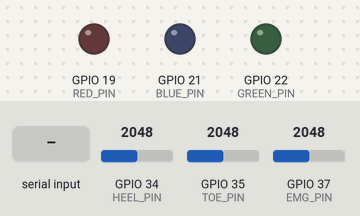
Bench run of a sketch on a simulated ESP32. Shown: output pins drawn as LEDs (lit = HIGH). The test bench sets the inputs (shaded band); at power-on: GPIO 34 (HEEL_PIN) = 2048, GPIO 35 (TOE_PIN) = 2048, GPIO 37 (EMG_PIN) = 2048. Nothing arrives over Bluetooth unless stated; what the sketch prints to the serial monitor is not drawn.

Above: at 1.2 s.
1.3 s: "GREEN\n" received over the second serial link
At 2.3 s:
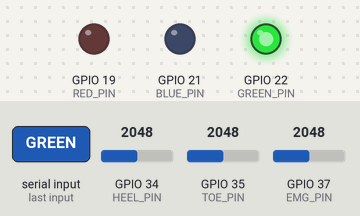
2.9 s: "RED\n" received over the second serial link
At 3.4 s:
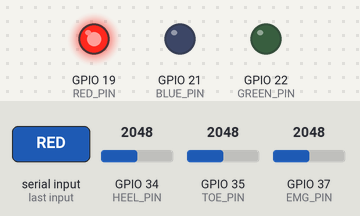
4.4 s: "BLUE\n" received over the second serial link
At 4.9 s:
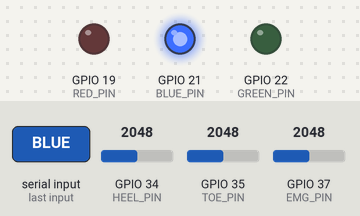
Timing chart, 0 to 7.4 s (numbered marks = the images above; inputs shaded):
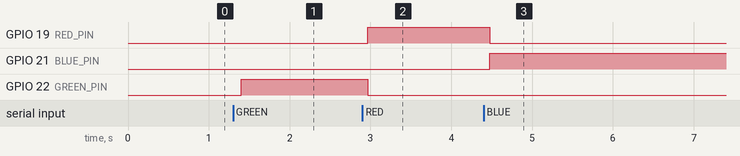

Measured:
- after the input at 1.3 s, GPIO 22 (GREEN_PIN): LOW → HIGH after 0.10 s
- after the input at 2.9 s, GPIO 19 (RED_PIN): LOW → HIGH after 0.07 s; GPIO 22 (GREEN_PIN): HIGH → LOW after 0.07 s
- after the input at 4.4 s, GPIO 19 (RED_PIN): HIGH → LOW after 0.08 s; GPIO 21 (BLUE_PIN): LOW → HIGH after 0.08 s

The sketch:

3P04_ESP32.ino
```cpp
#include "BluetoothSerial.h"

BluetoothSerial ESP_BT;

int RED_PIN = 19;
int GREEN_PIN = 22;
int BLUE_PIN = 21;
int TOE_PIN = 35;
int HEEL_PIN = 34;
int EMG_PIN = 37;

String message;
char incoming;

const int array_len = 3;
int output_array[array_len];

void setup() {
  Serial.begin(9600);
  pinMode(RED_PIN, OUTPUT);
  pinMode(GREEN_PIN, OUTPUT);
  pinMode(BLUE_PIN, OUTPUT);
  pinMode(HEEL_PIN, INPUT);
  pinMode(TOE_PIN, INPUT);

  digitalWrite(RED_PIN, LOW);
  digitalWrite(GREEN_PIN, LOW);
  digitalWrite(BLUE_PIN, LOW);
  ESP_BT.begin("OOF.png");  // This line is what breaks the force resistors

}

void display_green() {
  // Write only the green pin high
  digitalWrite(RED_PIN, LOW);
  digitalWrite(GREEN_PIN, HIGH);
  digitalWrite(BLUE_PIN, LOW);
}

void display_red() {
  // Write only the red pin high
  digitalWrite(RED_PIN, HIGH);
  digitalWrite(GREEN_PIN, LOW);
  digitalWrite(BLUE_PIN, LOW);
}

void display_blue() {
  // Write only the red pin high
  digitalWrite(RED_PIN, LOW);
  digitalWrite(GREEN_PIN, LOW);
  digitalWrite(BLUE_PIN, HIGH);
}

void display_none() {
  // Write only the red pin high
  digitalWrite(RED_PIN, LOW);
  digitalWrite(GREEN_PIN, LOW);
  digitalWrite(BLUE_PIN, LOW);
}

String create_packet(int sensor_readings[array_len]) {

  String outgoing_packet = "";

  for (int i = 0; i < array_len; i++) {
    outgoing_packet += sensor_readings[i];
    outgoing_packet += "|";
  }

  for (int i = outgoing_packet.length(); i < (array_len)*5; i++) {
    outgoing_packet += 0;
  }
  return outgoing_packet;
}

void loop() {
  int toe_force = analogRead(TOE_PIN);
  int heel_force = analogRead(HEEL_PIN);
  int emg = analogRead(EMG_PIN);

  output_array[0] = toe_force;
  output_array[1] = heel_force;
  output_array[2] = emg;

  String outgoing_message = create_packet(output_array);

  Serial.println(outgoing_message);
  ESP_BT.print(outgoing_message);

  if (ESP_BT.available() > 0) //Check if we receive anything from Bluetooth
  {
    incoming = ESP_BT.read();

    if (incoming == '\n') {
      message.toUpperCase();
      message.trim();


      if (message == "GREEN") {
        display_green();
      }
      else if (message == "RED") {
        display_red();
      }

      else if (message == "BLUE") {
        display_blue();
      }

      else if (message == "NONE"){
        display_none();
      }

      Serial.println(message);
      message = "";

    }
    else {
      message += incoming;
    }
  }
}
```
